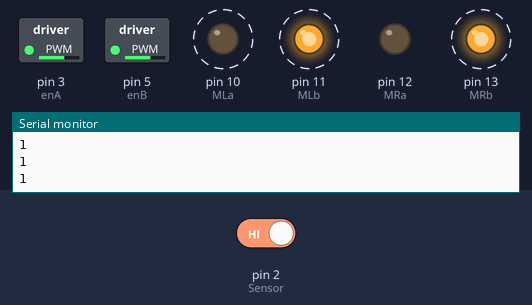
Simulated run of this sketch. Board: Arduino Uno, built with avr-gcc and run on an emulated ATmega328P. Parts: switched loads named in the sketch (green lamp = pin HIGH), output pins drawn as LEDs (lit = HIGH), the last lines printed to the serial monitor. Dashed ring = blinking. The inputs (shaded band) are chosen by the test bench; at power-on: pin 2 (Sensor) HIGH.

Above: at 4.8 s.
4.9 s: pin 2 (Sensor) driven LOW
At 5.9 s:
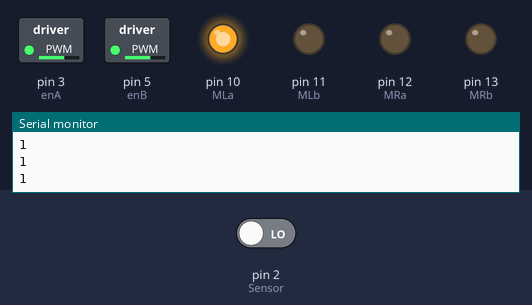
At 7.1 s:
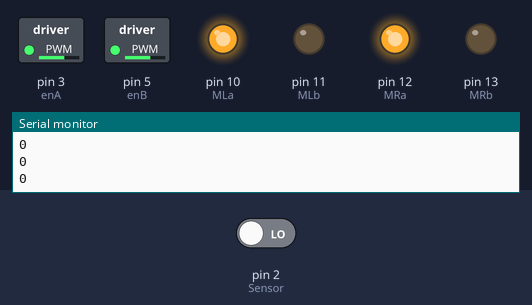
7.6 s: pin 2 (Sensor) driven HIGH
At 7.85 s:
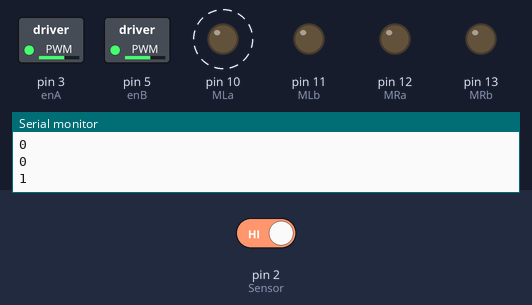
Timing chart, 0 to 17.5 s (numbered marks = the images above; inputs shaded):
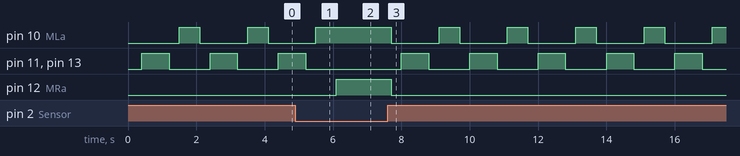

Measured:
- after the input at 4.9 s, pin 10 (MLa): goes on until 5.5 s, then stays HIGH; pin 11 (MLb), pin 13 (MRb): goes on until 5.2 s, then stays LOW; pin 12 (MRa): LOW → HIGH after 1.2 s
- after the input at 7.6 s, pin 10 (MLa): alternates HIGH for 0.60 s and LOW for 1.4 s, starting after 0.10 s; pin 11 (MLb), pin 13 (MRb): alternates HIGH for 0.80 s and LOW for 1.2 s, starting after 0.40 s; pin 12 (MRa): HIGH → LOW after 0.10 s
- by itself, pin 10 (MLa): alternates HIGH for 0.60 s and LOW for 1.4 s
- by itself, pin 11 (MLb), pin 13 (MRb): alternates HIGH for 0.80 s and LOW for 1.2 s

The sketch:

EdgeAvoidingRobot.ino
```cpp
#define MLa 10//left motor 1st pin
#define MLb 11//left motor 2nd pin
#define MRa 12//right motor 1st pin
#define MRb 13//right motor 2nd pin
#define Sensor 2
#define enB 5 // Enable2 L298 Pin enB
#define enA 3 // Enable1 L298 Pin enA

void setup(){
  pinMode(Sensor, INPUT);// declaring sensor pin as input pin f for Arduino
  pinMode(MLa, OUTPUT);// declaring Motors pin as output pin
  pinMode(MLb, OUTPUT);
  pinMode(MRa, OUTPUT);
  pinMode(MRb, OUTPUT);
  Serial.begin(9600);
  analogWrite(enA, 160); // Write The Duty Cycle 0 to 255 Enable Pin A for Motor1 Speed
  analogWrite(enB, 160); // Write The Duty Cycle 0 to 255 Enable Pin B for Motor2 Speed
}

void loop(){
  int Sensorin=digitalRead(Sensor);
  Serial.println(Sensorin);
  delay(100);
  if (Sensorin == LOW) // applying condition
  {
    //forward
    digitalWrite(MLa, HIGH);
    digitalWrite(MLb, LOW);
    digitalWrite(MRa, HIGH);
    digitalWrite(MRb, LOW);
  }
  else{
    //Stop
    digitalWrite(MLa, LOW);
    digitalWrite(MLb, LOW);
    digitalWrite(MRa, LOW);
    digitalWrite(MRb, LOW);
    delay(300);
    //backward
    digitalWrite(MLa, LOW);
    digitalWrite(MLb, HIGH);
    digitalWrite(MRa, LOW);
    digitalWrite(MRb, HIGH);
    delay(800);
    //Stop
    digitalWrite(MLa, LOW);
    digitalWrite(MLb, LOW);
    digitalWrite(MRa, LOW);
    digitalWrite(MRb, LOW);
    delay(300);
    //Rightturn
    digitalWrite(MLa, HIGH);
    digitalWrite(MLb, LOW);
    digitalWrite(MRa, LOW);
    digitalWrite(MRb, LOW);
    delay(500);
  }
}
```
